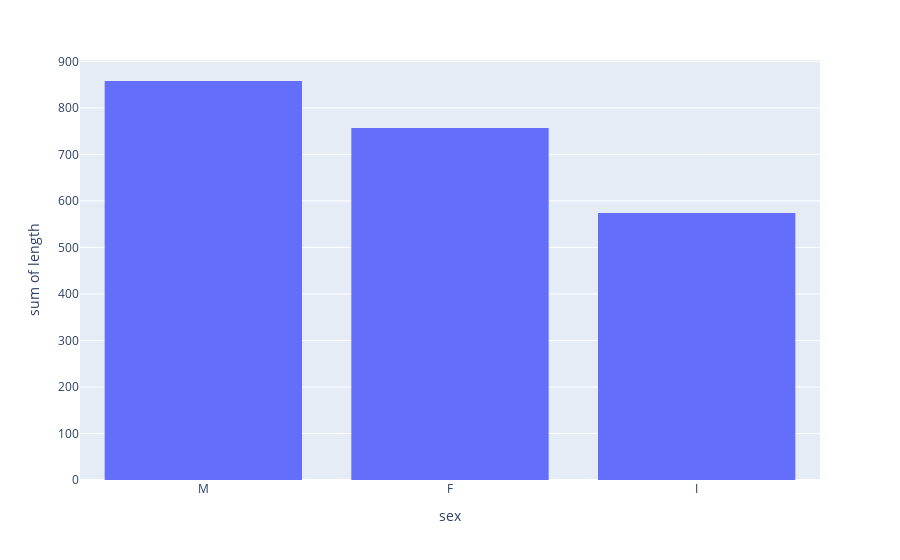

This figure's notebook cell:
### Code cell
px.histogram(data_frame=df, x="sex", y="length")

### Figure 1 — Plotly figure (JSON) as saved in the notebook; plotly's stock layout.template omitted (floating-point values rounded to 4 significant figures; data arrays with more than 128 entries replaced by an {"elided": "..."} marker saying what was removed)
{"data": [{"alignmentgroup": "True", "bingroup": "x", "histfunc": "sum", "hovertemplate": "sex=%{x}<br>sum of length=%{y}<extra></extra>", "legendgroup": "", "marker": {"color": "#636efa", "pattern": {"shape": ""}}, "name": "", "offsetgroup": "", "orientation": "v", "showlegend": false, "type": "histogram", "x": {"elided": "4177 str values"}, "xaxis": "x", "y": {"elided": "4177 float values"}, "yaxis": "y"}], "layout": {"barmode": "relative", "legend": {"tracegroupgap": 0}, "margin": {"t": 60}, "xaxis": {"anchor": "y", "domain": [0, 1], "title": {"text": "sex"}}, "yaxis": {"anchor": "x", "domain": [0, 1], "title": {"text": "sum of length"}}}}
